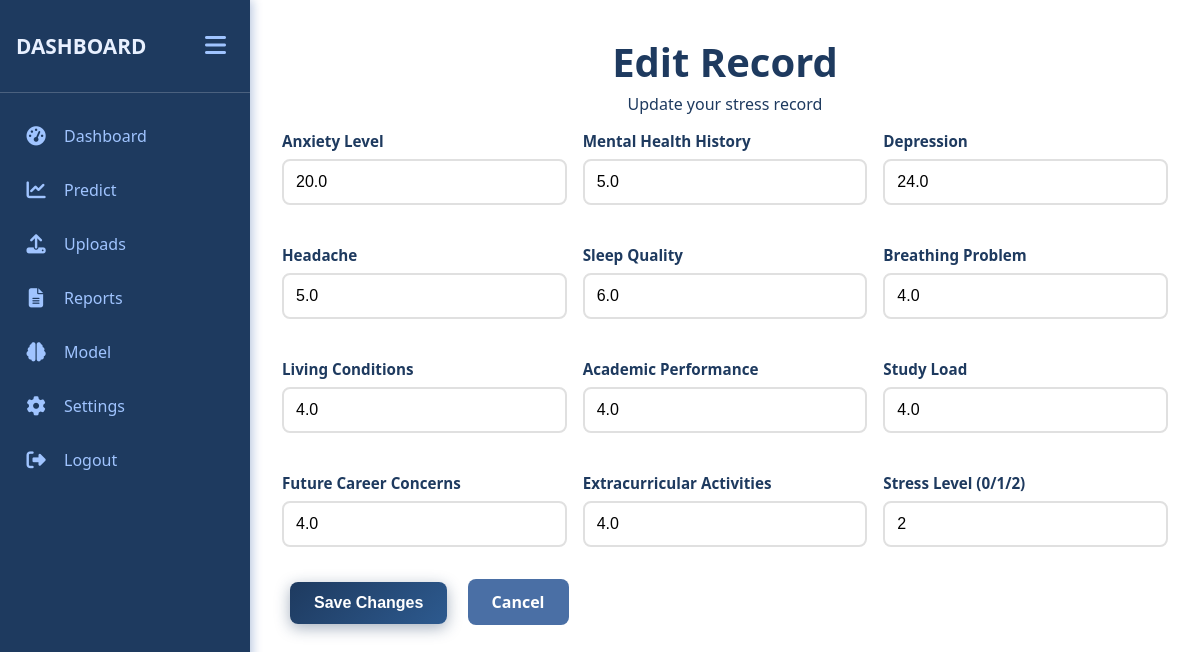
/uploads/edit/73 (signed in), run on the app's committed database.
### app.py (models this page shows)
class StressRecord(db.Model):
    id = db.Column(db.Integer, primary_key=True)
    user_id = db.Column(db.Integer, db.ForeignKey('user.id'), nullable=False)
    timestamp = db.Column(db.DateTime, default=datetime.utcnow)
    anxiety_level = db.Column(db.Float)
    mental_health_history = db.Column(db.Float)
    depression = db.Column(db.Float)
    headache = db.Column(db.Float)
    sleep_quality = db.Column(db.Float)
    breathing_problem = db.Column(db.Float)
    living_conditions = db.Column(db.Float)
    academic_performance = db.Column(db.Float)
    study_load = db.Column(db.Float)
    future_career_concerns = db.Column(db.Float)
    extracurricular_activities = db.Column(db.Float)
    stress_level = db.Column(db.Integer)

### app.py (the view, shortened to what this page needs)
@app.route('/uploads/edit/<int:record_id>', methods=['GET', 'POST'])
@login_required
def uploads_edit(record_id):
    record = StressRecord.query.filter_by(id=record_id, user_id=session['user_id']).first_or_404()
    return render_template('upload_edit.html', record=record)

### app.py (called while the page is built)
def login_required(f):
    @wraps(f)
    def decorated_function(*args, **kwargs):
        if 'user_id' not in session:
            return redirect(url_for('login_page'))
        return f(*args, **kwargs)
    return decorated_function

@app.context_processor
def inject_user():
    return {'username': session.get('username')}

### templates/upload_edit.html (shortened to what this page needs)
{% extends "base.html" %}
{% block content %}
    <div class="container">
        <h1 align="center">Edit Record</h1>
        <p align="center" class="subtitle">Update your stress record</p>
        <div class="form-section">
            <form method="POST" action="{{ url_for('uploads_edit', record_id=record.id) }}">
                <div class="form-grid">
                    <div class="form-group">
                        <label class="form-label">Anxiety Level</label>
                        <input class="form-control" type="number" step="0.01" name="anxiety_level" value="{{ record.anxiety_level }}" required>
                    </div>
                    <div class="form-group">
                        <label class="form-label">Mental Health History</label>
                        <input class="form-control" type="number" step="0.01" name="mental_health_history" value="{{ record.mental_health_history }}" required>
                    </div>
                    <div class="form-group">
                        <label class="form-label">Depression</label>
                        <input class="form-control" type="number" step="0.01" name="depression" value="{{ record.depression }}" required>
                    </div>
                    <div class="form-group">
                        <label class="form-label">Headache</label>
                        <input class="form-control" type="number" step="0.01" name="headache" value="{{ record.headache }}" required>
                    </div>
                    <div class="form-group">
                        <label class="form-label">Sleep Quality</label>
                        <input class="form-control" type="number" step="0.01" name="sleep_quality" value="{{ record.sleep_quality }}" required>
                    </div>
                    <div class="form-group">
                        <label class="form-label">Breathing Problem</label>
                        <input class="form-control" type="number" step="0.01" name="breathing_problem" value="{{ record.breathing_problem }}" required>
                    </div>
                    <div class="form-group">
                        <label class="form-label">Living Conditions</label>
                        <input class="form-control" type="number" step="0.01" name="living_conditions" value="{{ record.living_conditions }}" required>
                    </div>
                    <div class="form-group">
                        <label class="form-label">Academic Performance</label>
                        <input class="form-control" type="number" step="0.01" name="academic_performance" value="{{ record.academic_performance }}" required>
                    </div>
                    <div class="form-group">
                        <label class="form-label">Study Load</label>
                        <input class="form-control" type="number" step="0.01" name="study_load" value="{{ record.study_load }}" required>
                    </div>
                    <div class="form-group">
                        <label class="form-label">Future Career Concerns</label>
                        <input class="form-control" type="number" step="0.01" name="future_career_concerns" value="{{ record.future_career_concerns }}" required>
                    </div>
                    <div class="form-group">
                        <label class="form-label">Extracurricular Activities</label>
                        <input class="form-control" type="number" step="0.01" name="extracurricular_activities" value="{{ record.extracurricular_activities }}" required>
                    </div>
                    <div class="form-group">
                        <label class="form-label">Stress Level (0/1/2)</label>
                        <input class="form-control" type="number" step="1" min="0" max="2" name="stress_level" value="{{ record.stress_level if record.stress_level is not none }}">
                    </div>
                </div>
                <button type="submit" class="btn btn-primary">Save Changes</button>
                <a class="btn btn-secondary" href="{{ url_for('uploads') }}">Cancel</a>
            </form>
        </div>
    </div>
{% endblock %}

### static/styles.css (style rules this page uses)
* { box-sizing: border-box; }
body { font-family: 'Segoe UI', Tahoma, Geneva, Verdana, sans-serif; background: white; margin: 0; padding: 0; min-height: 100vh; color: #1e3a5f; }
.container { width: 100%; margin: 0; background-color: transparent; padding: 2rem; border-radius: 0; box-shadow: none; }
h1, h2, h3 { color: #1e3a5f; font-family: 'Segoe UI', sans-serif; }
h1 { font-size: 2.5rem; margin-top: 0.1rem; margin-bottom: 0.25rem; color: #1e3a5f; }
.subtitle { color: #1e3a5f; font-size: 1rem; margin-bottom: 1rem; margin-top: 0.25rem; }
.form-section { margin-bottom: 2rem; padding-bottom: 2rem; border-bottom: 1px solid #e0e0e0; }
.form-section:last-child { border-bottom: none; }
.form-group { margin-bottom: 1.5rem; }
.form-label { display: block; font-weight: 600; margin-bottom: 0.5rem; color: #1e3a5f; font-size: 0.95rem; }
.form-control { width: 100%; padding: 0.75rem; border: 2px solid #e0e0e0; border-radius: 8px; font-size: 1rem; transition: border-color 0.3s, box-shadow 0.3s; }
.form-grid { display: grid; grid-template-columns: repeat(auto-fit, minmax(220px, 1fr)); gap: 1rem; }
.btn { padding: 0.75rem 1.5rem; border: none; border-radius: 8px; font-size: 1rem; cursor: pointer; transition: all 0.3s ease; font-weight: 600; text-decoration: none; display: inline-block; margin: 0.5rem; }
.btn-primary { background: linear-gradient(135deg, #1e3a5f 0%, #2d5a8f 100%); color: white; box-shadow: 0 4px 15px rgba(30, 58, 95, 0.4); }
.btn-secondary { background-color: #4a6fa5; color: white; }

### data on the page
StressRecord: anxiety_level "20.0", mental_health_history "5.0", depression "24.0", headache "5.0", sleep_quality "6.0", breathing_problem "4.0", living_conditions "4.0", academic_performance "4.0", study_load "4.0", future_career_concerns "4.0", extracurricular_activities "4.0", stress_level "2"
